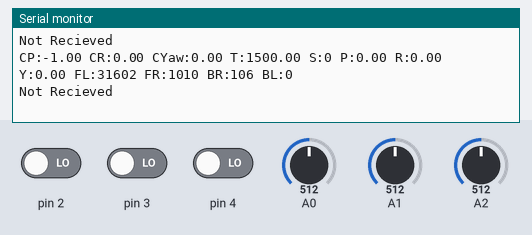
This sketch was run on a simulated Arduino Uno, built with avr-gcc and run on an emulated ATmega328P. Parts: the last lines printed to the serial monitor. Inputs (shaded band) come from the test bench; at power-on: A1 = 512, A2 = 512, pin 2 LOW, pin 3 LOW, pin 4 LOW, A0 = 512. No radio packets arrive unless stated.

Above: at 1.2 s.
1.3 s: A1 set to 44
At 2.4 s:
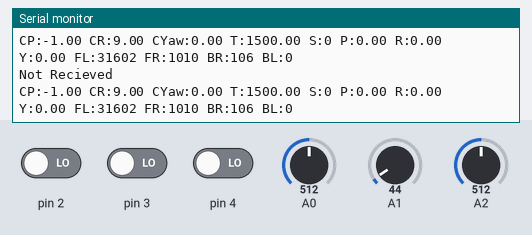
2.8 s: A1 set to 36
At 3.8 s:
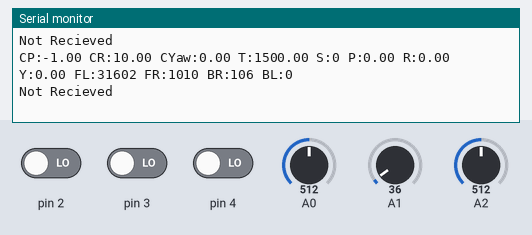
4.3 s: A2 set to 67
At 5.0 s:
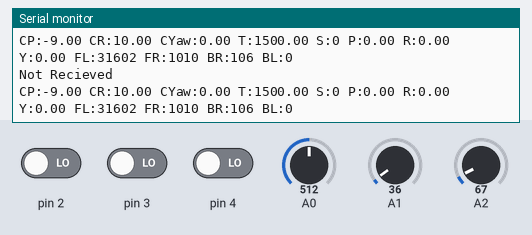
5.8 s: A2 set to 57
At 6.6 s:
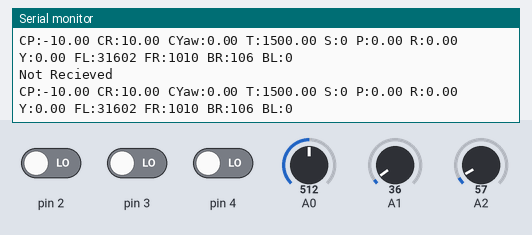
8.8 s: A1 set to 536
At 9.5 s:
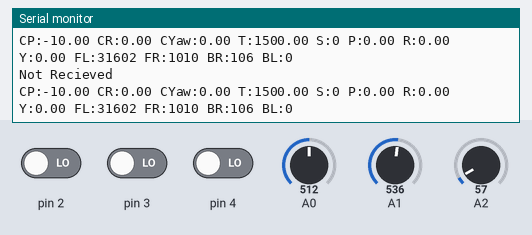
10.3 s: A1 set to 566
At 11.4 s:
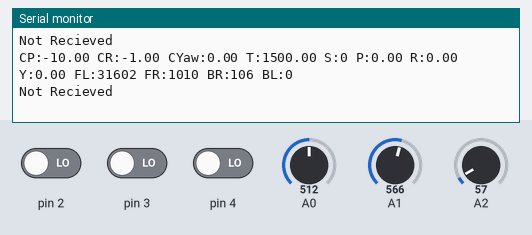
Timing chart, 0 to 12.8 s (numbered marks = the images above; inputs shaded):
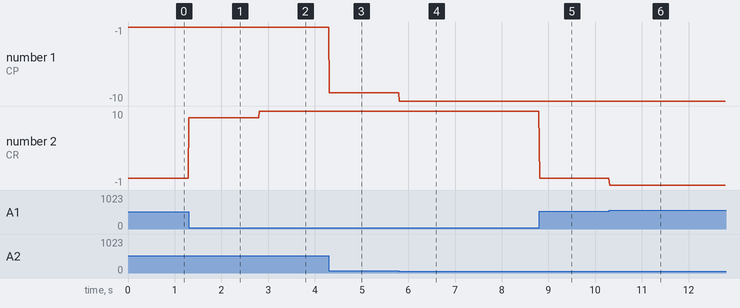

Measured:
- the behaviour switches between 41 and 40 on A1 (found by bisection; images 1 and 2)
- the behaviour switches between 551 and 552 on A1 (found by bisection; images 5 and 6)
- after the input at 1.3 s, the serial monitor: prints a new line at once (image 1)
- after the input at 2.8 s, the serial monitor: prints a new line at once (image 2)
- after the input at 4.3 s, the serial monitor: prints a new line at once (image 3)
- after the input at 5.8 s, the serial monitor: prints a new line at once (image 4)
- after the input at 8.8 s, the serial monitor: prints a new line at once (image 5)
- after the input at 10.3 s, the serial monitor: prints a new line at once (image 6)

The sketch:

controller.ino
```cpp
//import
#include <SPI.h>
#include "printf.h"
#include "RF24.h"
#include <ArduinoJson.h>

//structure
struct DroneStatus {
  float pitch;
  float roll;
  float yaw;
};
struct TxDataType {
  DroneStatus status;
  float basicThrust;
  bool stop;
};
struct RxDataType {
  DroneStatus status;
  int speed[4];
};

//const
#define CE_PIN 7
#define CSN_PIN 8
uint8_t address[][8] = { "droneRx","droneTx" };

//config
RF24 radio(CE_PIN, CSN_PIN);

//val
DroneStatus currentDroneStatus;
TxDataType payloadTx;
RxDataType payloadRx;
bool isReceive = true;
bool leftBtn = false;
bool rightBtn = true;
bool stopBtn = true;
float yaw = 0;
float pitch = 0;
float roll = 0;
float thrustBar = 0;

//func
RxDataType commute(TxDataType payloadTx){
  RxDataType payloadRx;

  radio.stopListening();
  bool ok = radio.write(&payloadTx, sizeof(payloadTx));

  if(radio.isAckPayloadAvailable()){
    radio.read(&payloadRx, sizeof(payloadRx));
    //Serial.print("Recieved ");
    //Serial.println(payloadRx.speed[3]);
    isReceive = true;
  }else{
    isReceive = false;
    Serial.println("Not Recieved");
  }

  radio.startListening();

  return payloadRx;
}

//setup
void setup() {
  Serial.begin(115200);

  //setup nrf24l01
  Serial.println("Waiting USB Connect...");
  while (!Serial) {
  }
  Serial.println("Connected");

  Serial.println("Initializing the transceiver on the SPI bus...");
  if (!radio.begin()) {
    Serial.println(F("radio hardware is not responding!!"));
    while (1) {}
  }
  Serial.println("Succeed");

  radio.setPALevel(RF24_PA_MAX);
  radio.setPayloadSize(sizeof(RxDataType));
  radio.openWritingPipe(address[1]);
  radio.openReadingPipe(1, address[0]);
  radio.enableAckPayload();
  radio.enableDynamicPayloads();

  payloadTx.status.pitch = 0;
  payloadTx.status.roll = 0;
  payloadTx.status.yaw = 0;
  payloadTx.basicThrust = 1000;
  payloadTx.stop = false;

  //pin
  pinMode(2, INPUT);
  pinMode(3, INPUT);
  pinMode(4, INPUT);
}

//start
void loop() {
  payloadTx.status.pitch = 0;
  payloadTx.status.roll = 0;
  payloadTx.status.yaw = 0;
  payloadTx.basicThrust = 1000;
  payloadTx.stop = false;

  leftBtn = digitalRead(2);
  rightBtn = digitalRead(3);
  stopBtn = digitalRead(4);
  pitch = map(analogRead(A2) - 9, 0, 1023, -10, 10);
  roll = map(analogRead(A1) + 11, 0, 1023, 10, -10);
  thrustBar = map(analogRead(A0), 0, 1023, 2000, 1000);

  if(rightBtn){
    yaw = 1;
  }else if(leftBtn){
    yaw = -1;
  }else{
    yaw = 0;
  }

  payloadTx.status.pitch = pitch;
  payloadTx.status.roll = roll;
  payloadTx.status.yaw = yaw;
  payloadTx.basicThrust = thrustBar;
  payloadTx.stop = stopBtn;

  Serial.print("CP:");
  Serial.print(payloadTx.status.pitch);
  Serial.print(" CR:");
  Serial.print(payloadTx.status.roll);
  Serial.print(" CYaw:");
  Serial.print(payloadTx.status.yaw);
  Serial.print(" T:");
  Serial.print(payloadTx.basicThrust);
  Serial.print(" S:");
  Serial.print(payloadTx.stop);
  Serial.print(" P:");
  Serial.print(payloadRx.status.pitch);
  Serial.print(" R:");
  Serial.print(payloadRx.status.roll);
  Serial.print(" Y:");
  Serial.print(payloadRx.status.yaw);
  Serial.print(" FL:");
  Serial.print(payloadRx.speed[0]);
  Serial.print(" FR:");
  Serial.print(payloadRx.speed[1]);
  Serial.print(" BR:");
  Serial.print(payloadRx.speed[2]);
  Serial.print(" BL:");
  Serial.println(payloadRx.speed[3]);

  //commute
  payloadRx = commute(payloadTx);

  //delay
  delay(10);
}
```
